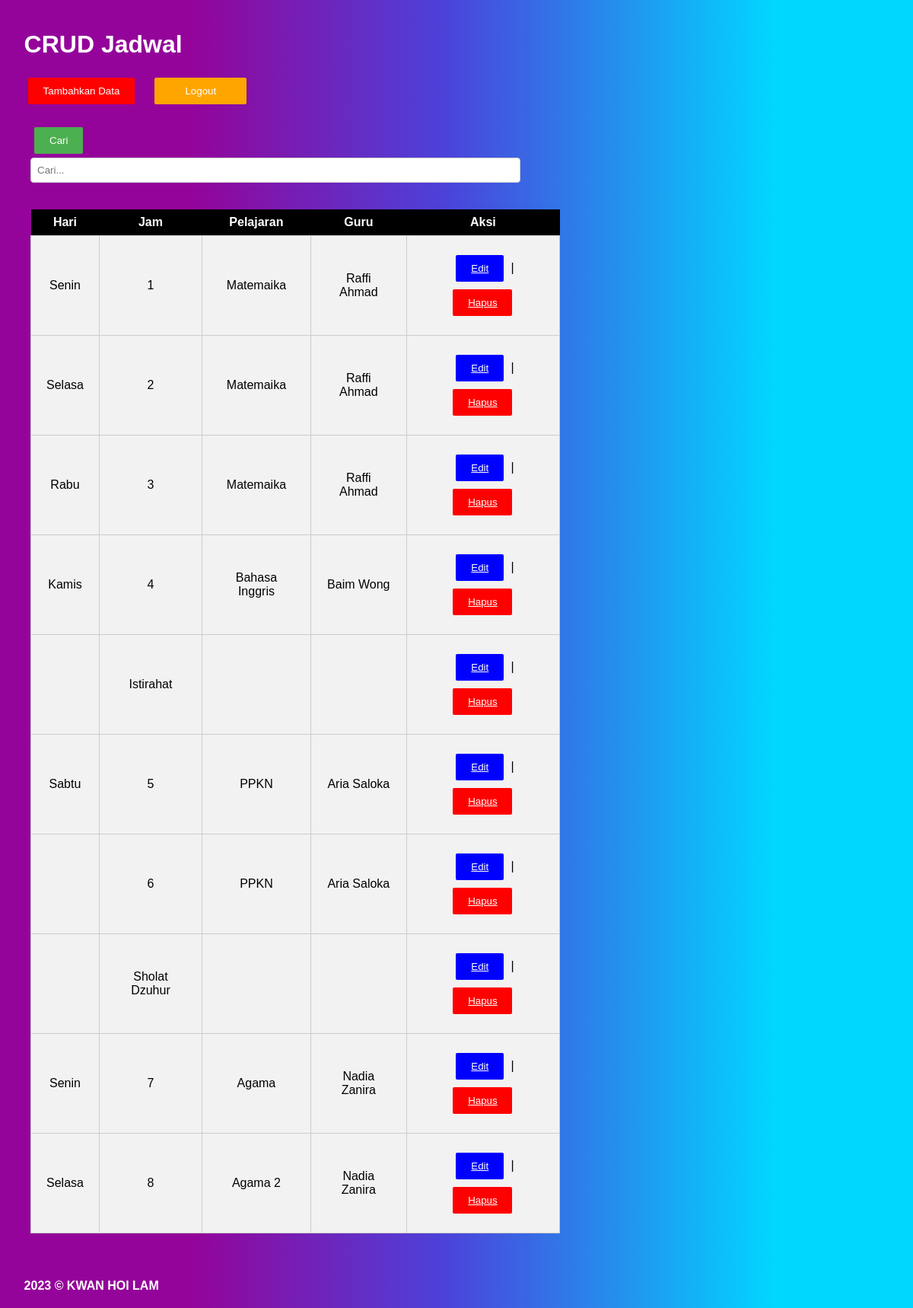
Screenshot of /index.php (signed in) with the database file from the repository.
### tables this page shows
CREATE TABLE `jadwal` (
  `id` int(30) NOT NULL,
  `hari` varchar(31) NOT NULL,
  `jam` varchar(25) NOT NULL,
  `pelajaran` varchar(25) NOT NULL,
  `guru` varchar(25) NOT NULL
);

### index.php (the view, shortened to what this page needs)
<!DOCTYPE html>
<html>
<head>
    <link rel="stylesheet" href="style.css">
</head>
<body>
    <h1>CRUD Jadwal</h1>
    <a href="tambah.php"> <button type="submitt"> Tambahkan Data </button></a>
    <a href="logout.php"> <button type="logout"> Logout </button></a> <br>
    <form action="index.php" method="GET">
        <button type="submit">Cari </button>
        <input type="text" name="cari" id=cari placeholder="Cari...">
        <div class="table-container">
            <table>
                <tr>
                    <th>Hari</th>
                    <th>Jam</th>
                    <th>Pelajaran</th>
                    <th>Guru</th>
                    <th>Aksi</th>
                </tr>
                <?php
                include 'koneksi.php';
                if (isset($_GET['cari'])) {
                    $cari = $_GET['cari'];
                    $query = "SELECT * FROM jadwal WHERE hari LIKE '%$cari%' OR pelajaran LIKE '%$cari%' OR guru LIKE '%$cari%'";
                } else {
                    $query = "SELECT * FROM jadwal";
                }
                $result = mysqli_query($koneksi, $query);
                if (mysqli_num_rows($result) > 0) {
                    while ($row = mysqli_fetch_assoc($result)) {
                        echo "<tr>";
                        echo "<td>" . $row['hari'] . "</td>";
                        echo "<td>" . $row['jam'] . "</td>";
                        echo "<td>" . $row['pelajaran'] . "</td>";
                        echo "<td>" . $row['guru'] . "</td>";
                        echo "<td>";
                        echo "<button type='edit'> <a href='edit.php?id=" . $row['id'] . "'>Edit </button></a> | ";
                        echo "<button type='submitt'> <a href='hapus.php?id=" . $row['id'] . "'>Hapus </button> </a>";
                        echo "</td>";
                        echo "</tr>";
                    }
                } else {
                    echo "<tr><td colspan='6'>Data tidak ditemukan</td></tr>";
                }
                ?>
            </table>
        </div>
    </form>
    <h4> 2023 &copy KWAN HOI LAM </h4>
</body>
</html>

### style.css (style rules this page uses)
body { font-family: Arial, sans-serif; margin: 20px; background: rgb(148, 4, 154); background: linear-gradient( 90deg, rgba(148, 4, 154, 1) 21%, rgba(75, 67, 219, 1) 49%, rgba(0, 215, 255, 1) 85% ); }
a, h1, h4 { margin-bottom: 10px; color: white; margin-top: 40px; margin-left: 1%; }
table { width: 100%; }
body { font-family: Arial, sans-serif; margin: 20px; }
h1 { margin-bottom: 20px; }
form { width: 60%; padding: 20px; border-radius: 5px; }
form input[type="text"], form select { width: 90%; padding: 8px; margin-bottom: 15px; border: 1px solid #ccc; border-radius: 4px; }
button { background-color: #4caf50; color: white; padding: 10px 20px; margin: 5px; border: none; border-radius: 2px; cursor: pointer; }
button[type="submitt"] { background-color: red; color: white; padding: 10px 20px; border: none; border-radius: 2px; cursor: pointer; }
button[type="edit"] { background-color: blue; color: white; padding: 10px 20px; border: none; border-radius: 2px; cursor: pointer; }
button[type="logout"] { background-color: orange; color: white; padding: 10px 40px; cursor: pointer; }
.table-container { display: flex; justify-content: center; }
table { width: 100%; border-collapse: collapse; margin-top: 20px; text-align: center; }
th { background-color: black; color: white; padding: 8px; }
td { padding: 20px; border: 1px solid #ccc; background-color: #f2f2f2; }
tr:nth-child(odd) { background-color: #f2f2f2; }
form input[type="text"], cari { width: 90%; padding: 8px; margin-bottom: 15px; border: 1px solid #ccc; border-radius: 4px; }

### rows the page displays
jadwal: hari "Senin", jam "1", pelajaran "Matemaika", guru "Raffi Ahmad"
jadwal: hari "Selasa", jam "2", pelajaran "Matemaika", guru "Raffi Ahmad"
jadwal: hari "Rabu", jam "3", pelajaran "Matemaika", guru "Raffi Ahmad"
jadwal: hari "Kamis", jam "4", pelajaran "Bahasa Inggris", guru "Baim Wong"
jadwal: jam "Istirahat"
jadwal: hari "Sabtu", jam "5", pelajaran "PPKN", guru "Aria Saloka"
jadwal: jam "6", pelajaran "PPKN", guru "Aria Saloka"
jadwal: jam "Sholat Dzuhur"
jadwal: hari "Senin", jam "7", pelajaran "Agama", guru "Nadia Zanira"
jadwal: hari "Selasa", jam "8", pelajaran "Agama 2", guru "Nadia Zanira"
